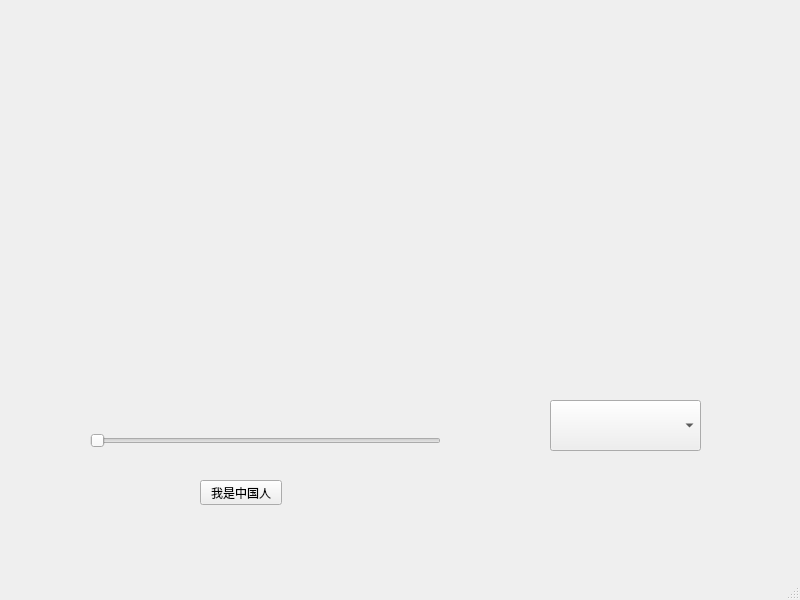
<?xml version="1.0" encoding="UTF-8"?>
<ui version="4.0">
 <class>MainWindow</class>
 <widget class="QMainWindow" name="MainWindow">
  <property name="geometry">
   <rect>
    <x>0</x>
    <y>0</y>
    <width>800</width>
    <height>600</height>
   </rect>
  </property>
  <property name="windowTitle">
   <string>MainWindow</string>
  </property>
  <widget class="QWidget" name="centralwidget">
   <widget class="QSlider" name="horizontalSlider">
    <property name="geometry">
     <rect>
      <x>90</x>
      <y>430</y>
      <width>351</width>
      <height>22</height>
     </rect>
    </property>
    <property name="maximum">
     <number>100</number>
    </property>
    <property name="orientation">
     <enum>Qt::Horizontal</enum>
    </property>
   </widget>
   <widget class="BaoWaveProgressBar" name="widget_2" native="true">
    <property name="geometry">
     <rect>
      <x>80</x>
      <y>70</y>
      <width>201</width>
      <height>151</height>
     </rect>
    </property>
   </widget>
   <widget class="QPushButton" name="pushButton">
    <property name="geometry">
     <rect>
      <x>200</x>
      <y>480</y>
      <width>82</width>
      <height>25</height>
     </rect>
    </property>
    <property name="text">
     <string>我是中国人</string>
    </property>
   </widget>
   <widget class="LightDarkSwitch" name="widget" native="true">
    <property name="geometry">
     <rect>
      <x>360</x>
      <y>60</y>
      <width>141</width>
      <height>111</height>
     </rect>
    </property>
   </widget>
   <widget class="QComboBox" name="comboBox">
    <property name="geometry">
     <rect>
      <x>550</x>
      <y>400</y>
      <width>151</width>
      <height>51</height>
     </rect>
    </property>
   </widget>
  </widget>
  <widget class="QMenuBar" name="menubar">
   <property name="geometry">
    <rect>
     <x>0</x>
     <y>0</y>
     <width>800</width>
     <height>22</height>
    </rect>
   </property>
  </widget>
  <widget class="QStatusBar" name="statusbar"/>
 </widget>
 <customwidgets>
  <customwidget>
   <class>BaoWaveProgressBar</class>
   <extends>QWidget</extends>
   <header>BaoWaveProgressBar.h</header>
   <container>1</container>
  </customwidget>
  <customwidget>
   <class>LightDarkSwitch</class>
   <extends>QWidget</extends>
   <header>LightDarkSwitch.h</header>
   <container>1</container>
  </customwidget>
 </customwidgets>
 <resources/>
 <connections/>
</ui>
